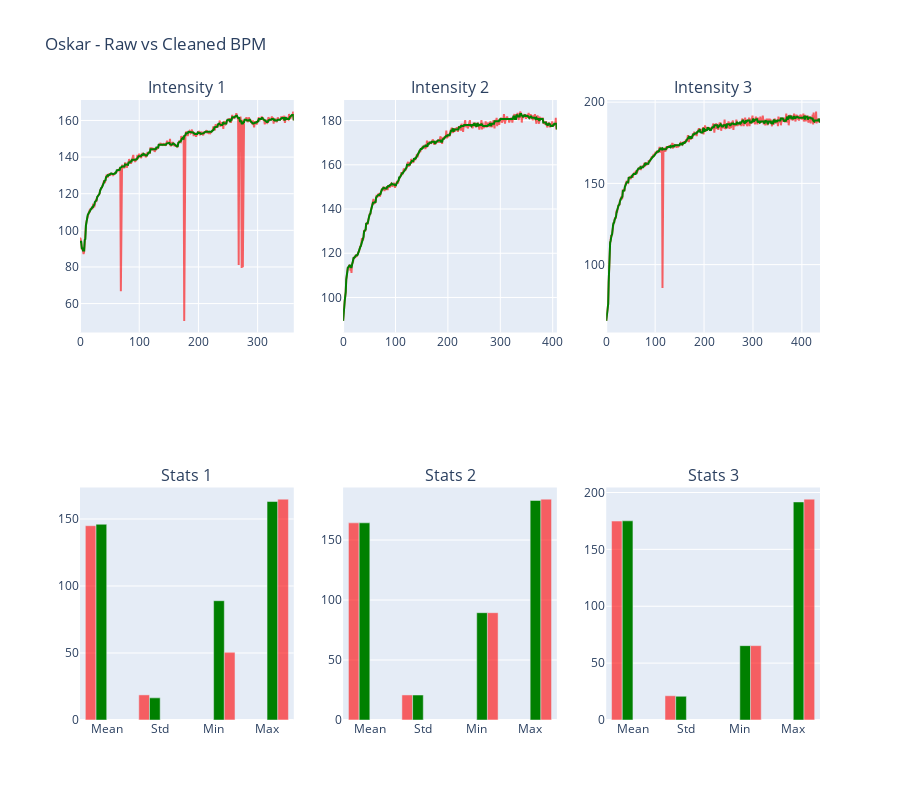
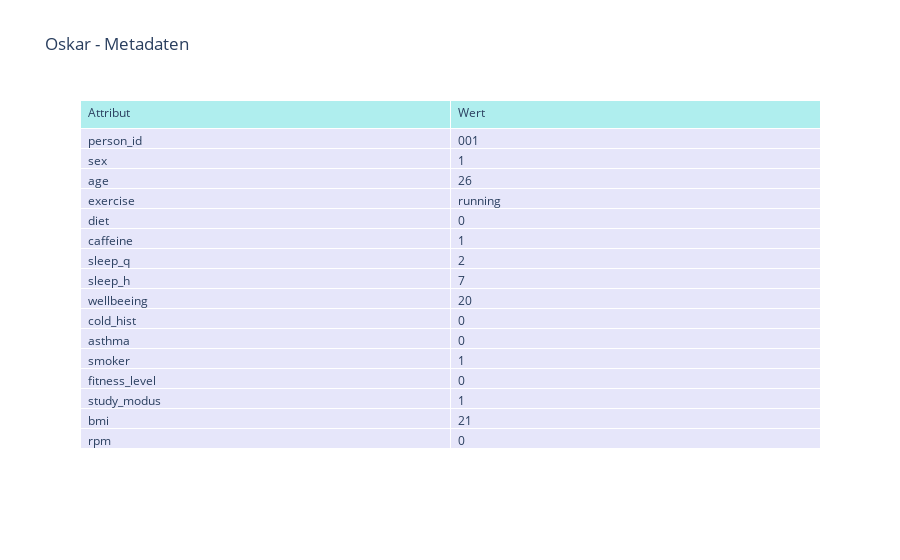
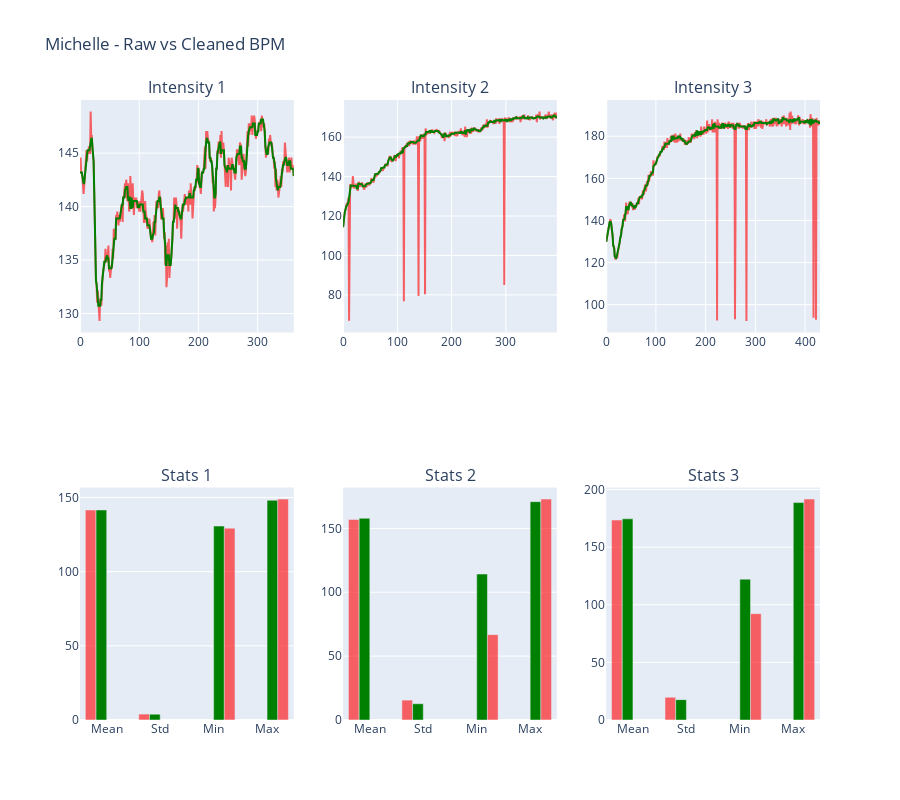
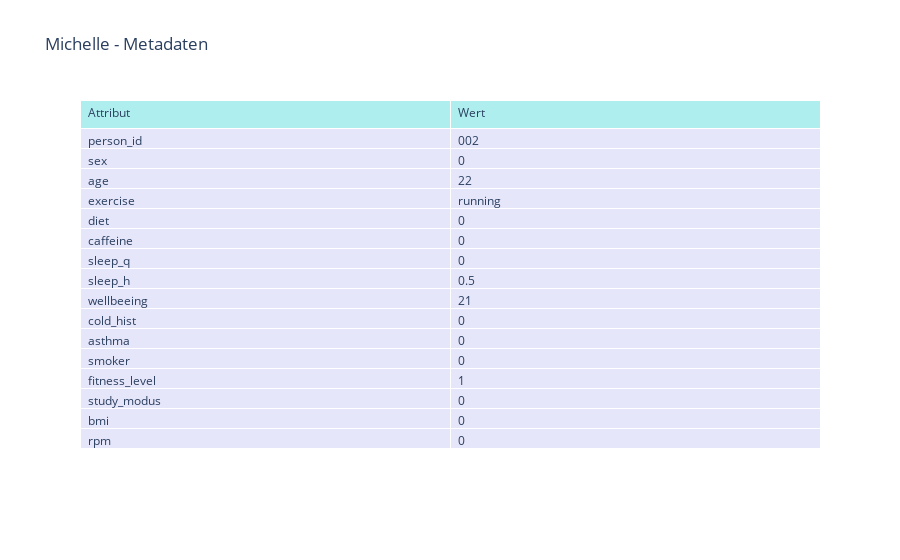

Notebook cell for these charts, in order:
### Code cell
def plot_comparison(person, zhaw_id, data):
    fig = make_subplots(
        rows=2, cols=3, 
        subplot_titles=[f"Intensity {d['intensity']}" for d in data] + [f"Stats {d['intensity']}" for d in data], 
        specs=[[{'type': 'scatter'}, {'type': 'scatter'}, {'type': 'scatter'}], 
               [{'type': 'bar'}, {'type': 'bar'}, {'type': 'bar'}]]
    )
    
    for i, d in enumerate(data, 1):
        fig.add_trace(
            go.Scatter(y=d['raw'], name=f"Raw {d['intensity']}", opacity=0.6, line=dict(color='red')), 
            row=1, col=i
        )
        fig.add_trace(
            go.Scatter(y=d['clean'], name=f"Clean {d['intensity']}", line=dict(color='green')), 
            row=1, col=i
        )
        fig.add_trace(
            go.Bar(x=['Mean', 'Std'], y=[d['mean_raw'], d['std_raw']], 
                   name=f"Raw {d['intensity']}", marker=dict(color='red'), opacity=0.6), 
            row=2, col=i
        )
        fig.add_trace(
            go.Bar(x=['Mean', 'Std'], y=[d['mean_clean'], d['std_clean']], 
                   name=f"Clean {d['intensity']}", marker=dict(color='green')), 
            row=2, col=i
        )
        fig.add_trace(
            go.Bar(x=['Min', 'Max'], y=[min(d['clean']), max(d['clean'])], 
                   name=f"Clean {d['intensity']}", marker=dict(color='green')), 
            row=2, col=i
        )
        fig.add_trace(
            go.Bar(x=['Min', 'Max'], y=[min(d['raw']), max(d['raw'])], 
                   name=f"Raw {d['intensity']}", marker=dict(color='red'), opacity=0.6), 
            row=2, col=i
        )
    fig.update_layout(height=800, title_text=f"{person.capitalize()} - Raw vs Cleaned BPM", showlegend=False)
    fig.show()

print("=== Datenaufbereitung & Vergleich ===\n")

def plot_info_table_plotly(person, zhaw_id):
    metadata = METADATA[person]
    table = go.Figure(data=[go.Table(
        header=dict(values=["Attribut", "Wert"], fill_color='paleturquoise', align='left'),
        cells=dict(values=[[k for k in metadata.keys()], [v for v in metadata.values()]], fill_color='lavender', align='left')
    )])
    table.update_layout(title_text=f"{person.capitalize()} - Metadaten")
    table.show()

for person, zhaw_id in ZHAW_KUERZEL.items():
    print(f"Processing {person.capitalize()}...")
    data = process_person(person, zhaw_id)
    plot_comparison(person, zhaw_id, data)
    plot_info_table_plotly(person, zhaw_id)
    print()

print("✅ Datenaufbereitung abgeschlossen!")

### Figure 1 — Plotly figure (JSON) as saved in the notebook; plotly's stock layout.template omitted (floating-point values rounded to 4 significant figures; data arrays with more than 128 entries replaced by an {"elided": "..."} marker saying what was removed)
{"data": [{"line": {"color": "red"}, "name": "Raw 1", "opacity": 0.6, "type": "scatter", "xaxis": "x", "y": {"elided": "362 float values"}, "yaxis": "y"}, {"line": {"color": "green"}, "name": "Clean 1", "type": "scatter", "xaxis": "x", "y": {"elided": "362 float values"}, "yaxis": "y"}, {"marker": {"color": "red"}, "name": "Raw 1", "opacity": 0.6, "type": "bar", "x": ["Mean", "Std"], "xaxis": "x4", "y": [145.0, 18.73], "yaxis": "y4"}, {"marker": {"color": "green"}, "name": "Clean 1", "type": "bar", "x": ["Mean", "Std"], "xaxis": "x4", "y": [146.1, 16.53], "yaxis": "y4"}, {"marker": {"color": "green"}, "name": "Clean 1", "type": "bar", "x": ["Min", "Max"], "xaxis": "x4", "y": [89.02, 163.0], "yaxis": "y4"}, {"marker": {"color": "red"}, "name": "Raw 1", "opacity": 0.6, "type": "bar", "x": ["Min", "Max"], "xaxis": "x4", "y": [50.55, 164.8], "yaxis": "y4"}, {"line": {"color": "red"}, "name": "Raw 2", "opacity": 0.6, "type": "scatter", "xaxis": "x2", "y": {"elided": "409 float values"}, "yaxis": "y2"}, {"line": {"color": "green"}, "name": "Clean 2", "type": "scatter", "xaxis": "x2", "y": {"elided": "409 float values"}, "yaxis": "y2"}, {"marker": {"color": "red"}, "name": "Raw 2", "opacity": 0.6, "type": "bar", "x": ["Mean", "Std"], "xaxis": "x5", "y": [164.3, 20.87], "yaxis": "y5"}, {"marker": {"color": "green"}, "name": "Clean 2", "type": "bar", "x": ["Mean", "Std"], "xaxis": "x5", "y": [164.3, 20.81], "yaxis": "y5"}, {"marker": {"color": "green"}, "name": "Clean 2", "type": "bar", "x": ["Min", "Max"], "xaxis": "x5", "y": [89.42, 182.9], "yaxis": "y5"}, {"marker": {"color": "red"}, "name": "Raw 2", "opacity": 0.6, "type": "bar", "x": ["Min", "Max"], "xaxis": "x5", "y": [89.42, 184.0], "yaxis": "y5"}, {"line": {"color": "red"}, "name": "Raw 3", "opacity": 0.6, "type": "scatter", "xaxis": "x3", "y": {"elided": "438 float values"}, "yaxis": "y3"}, {"line": {"color": "green"}, "name": "Clean 3", "type": "scatter", "xaxis": "x3", "y": {"elided": "438 float values"}, "yaxis": "y3"}, {"marker": {"color": "red"}, "name": "Raw 3", "opacity": 0.6, "type": "bar", "x": ["Mean", "Std"], "xaxis": "x6", "y": [174.9, 21.31], "yaxis": "y6"}, {"marker": {"color": "green"}, "name": "Clean 3", "type": "bar", "x": ["Mean", "Std"], "xaxis": "x6", "y": [175.1, 20.84], "yaxis": "y6"}, {"marker": {"color": "green"}, "name": "Clean 3", "type": "bar", "x": ["Min", "Max"], "xaxis": "x6", "y": [65.36, 191.7], "yaxis": "y6"}, {"marker": {"color": "red"}, "name": "Raw 3", "opacity": 0.6, "type": "bar", "x": ["Min", "Max"], "xaxis": "x6", "y": [65.36, 194.2], "yaxis": "y6"}], "layout": {"annotations": [{"font": {"size": 16}, "showarrow": false, "text": "Intensity 1", "x": 0.1444, "xanchor": "center", "xref": "paper", "y": 1, "yanchor": "bottom", "yref": "paper"}, {"font": {"size": 16}, "showarrow": false, "text": "Intensity 2", "x": 0.5, "xanchor": "center", "xref": "paper", "y": 1, "yanchor": "bottom", "yref": "paper"}, {"font": {"size": 16}, "showarrow": false, "text": "Intensity 3", "x": 0.8556, "xanchor": "center", "xref": "paper", "y": 1, "yanchor": "bottom", "yref": "paper"}, {"font": {"size": 16}, "showarrow": false, "text": "Stats 1", "x": 0.1444, "xanchor": "center", "xref": "paper", "y": 0.375, "yanchor": "bottom", "yref": "paper"}, {"font": {"size": 16}, "showarrow": false, "text": "Stats 2", "x": 0.5, "xanchor": "center", "xref": "paper", "y": 0.375, "yanchor": "bottom", "yref": "paper"}, {"font": {"size": 16}, "showarrow": false, "text": "Stats 3", "x": 0.8556, "xanchor": "center", "xref": "paper", "y": 0.375, "yanchor": "bottom", "yref": "paper"}], "height": 800, "showlegend": false, "title": {"text": "Oskar - Raw vs Cleaned BPM"}, "xaxis": {"anchor": "y", "domain": [0, 0.2889]}, "xaxis2": {"anchor": "y2", "domain": [0.3556, 0.6444]}, "xaxis3": {"anchor": "y3", "domain": [0.7111, 1]}, "xaxis4": {"anchor": "y4", "domain": [0, 0.2889]}, "xaxis5": {"anchor": "y5", "domain": [0.3556, 0.6444]}, "xaxis6": {"anchor": "y6", "domain": [0.7111, 1]}, "yaxis": {"anchor": "x", "domain": [0.625, 1]}, "yaxis2": {"anchor": "x2", "domain": [0.625, 1]}, "yaxis3": {"anchor": "x3", "domain": [0.625, 1]}, "yaxis4": {"anchor": "x4", "domain": [0, 0.375]}, "yaxis5": {"anchor": "x5", "domain": [0, 0.375]}, "yaxis6": {"anchor": "x6", "domain": [0, 0.375]}}}

### Figure 2 — Plotly figure (JSON) as saved in the notebook; plotly's stock layout.template omitted (floating-point values rounded to 4 significant figures)
{"data": [{"cells": {"align": "left", "fill": {"color": "lavender"}, "values": [["person_id", "sex", "age", "exercise", "diet", "caffeine", "sleep_q", "sleep_h", "wellbeeing", "cold_hist", "asthma", "smoker", "fitness_level", "study_modus", "bmi", "rpm"], ["001", 1, 26, "running", 0, 1, 2, 7, 20, 0, 0, 1, 0, 1, 21, 0]]}, "header": {"align": "left", "fill": {"color": "paleturquoise"}, "values": ["Attribut", "Wert"]}, "type": "table"}], "layout": {"title": {"text": "Oskar - Metadaten"}}}

### Figure 3 — Plotly figure (JSON) as saved in the notebook; plotly's stock layout.template omitted (floating-point values rounded to 4 significant figures; data arrays with more than 128 entries replaced by an {"elided": "..."} marker saying what was removed)
{"data": [{"line": {"color": "red"}, "name": "Raw 1", "opacity": 0.6, "type": "scatter", "xaxis": "x", "y": {"elided": "362 float values"}, "yaxis": "y"}, {"line": {"color": "green"}, "name": "Clean 1", "type": "scatter", "xaxis": "x", "y": {"elided": "362 float values"}, "yaxis": "y"}, {"marker": {"color": "red"}, "name": "Raw 1", "opacity": 0.6, "type": "bar", "x": ["Mean", "Std"], "xaxis": "x4", "y": [141.6, 3.999], "yaxis": "y4"}, {"marker": {"color": "green"}, "name": "Clean 1", "type": "bar", "x": ["Mean", "Std"], "xaxis": "x4", "y": [141.6, 3.902], "yaxis": "y4"}, {"marker": {"color": "green"}, "name": "Clean 1", "type": "bar", "x": ["Min", "Max"], "xaxis": "x4", "y": [130.7, 148.1], "yaxis": "y4"}, {"marker": {"color": "red"}, "name": "Raw 1", "opacity": 0.6, "type": "bar", "x": ["Min", "Max"], "xaxis": "x4", "y": [129.3, 148.9], "yaxis": "y4"}, {"line": {"color": "red"}, "name": "Raw 2", "opacity": 0.6, "type": "scatter", "xaxis": "x2", "y": {"elided": "395 float values"}, "yaxis": "y2"}, {"line": {"color": "green"}, "name": "Clean 2", "type": "scatter", "xaxis": "x2", "y": {"elided": "395 float values"}, "yaxis": "y2"}, {"marker": {"color": "red"}, "name": "Raw 2", "opacity": 0.6, "type": "bar", "x": ["Mean", "Std"], "xaxis": "x5", "y": [157.0, 15.56], "yaxis": "y5"}, {"marker": {"color": "green"}, "name": "Clean 2", "type": "bar", "x": ["Mean", "Std"], "xaxis": "x5", "y": [157.9, 12.72], "yaxis": "y5"}, {"marker": {"color": "green"}, "name": "Clean 2", "type": "bar", "x": ["Min", "Max"], "xaxis": "x5", "y": [114.3, 170.9], "yaxis": "y5"}, {"marker": {"color": "red"}, "name": "Raw 2", "opacity": 0.6, "type": "bar", "x": ["Min", "Max"], "xaxis": "x5", "y": [66.82, 172.9], "yaxis": "y5"}, {"line": {"color": "red"}, "name": "Raw 3", "opacity": 0.6, "type": "scatter", "xaxis": "x3", "y": {"elided": "431 float values"}, "yaxis": "y3"}, {"line": {"color": "green"}, "name": "Clean 3", "type": "scatter", "xaxis": "x3", "y": {"elided": "431 float values"}, "yaxis": "y3"}, {"marker": {"color": "red"}, "name": "Raw 3", "opacity": 0.6, "type": "bar", "x": ["Mean", "Std"], "xaxis": "x6", "y": [173.5, 19.73], "yaxis": "y6"}, {"marker": {"color": "green"}, "name": "Clean 3", "type": "bar", "x": ["Mean", "Std"], "xaxis": "x6", "y": [174.6, 17.67], "yaxis": "y6"}, {"marker": {"color": "green"}, "name": "Clean 3", "type": "bar", "x": ["Min", "Max"], "xaxis": "x6", "y": [122.2, 188.7], "yaxis": "y6"}, {"marker": {"color": "red"}, "name": "Raw 3", "opacity": 0.6, "type": "bar", "x": ["Min", "Max"], "xaxis": "x6", "y": [92.31, 191.7], "yaxis": "y6"}], "layout": {"annotations": [{"font": {"size": 16}, "showarrow": false, "text": "Intensity 1", "x": 0.1444, "xanchor": "center", "xref": "paper", "y": 1, "yanchor": "bottom", "yref": "paper"}, {"font": {"size": 16}, "showarrow": false, "text": "Intensity 2", "x": 0.5, "xanchor": "center", "xref": "paper", "y": 1, "yanchor": "bottom", "yref": "paper"}, {"font": {"size": 16}, "showarrow": false, "text": "Intensity 3", "x": 0.8556, "xanchor": "center", "xref": "paper", "y": 1, "yanchor": "bottom", "yref": "paper"}, {"font": {"size": 16}, "showarrow": false, "text": "Stats 1", "x": 0.1444, "xanchor": "center", "xref": "paper", "y": 0.375, "yanchor": "bottom", "yref": "paper"}, {"font": {"size": 16}, "showarrow": false, "text": "Stats 2", "x": 0.5, "xanchor": "center", "xref": "paper", "y": 0.375, "yanchor": "bottom", "yref": "paper"}, {"font": {"size": 16}, "showarrow": false, "text": "Stats 3", "x": 0.8556, "xanchor": "center", "xref": "paper", "y": 0.375, "yanchor": "bottom", "yref": "paper"}], "height": 800, "showlegend": false, "title": {"text": "Michelle - Raw vs Cleaned BPM"}, "xaxis": {"anchor": "y", "domain": [0, 0.2889]}, "xaxis2": {"anchor": "y2", "domain": [0.3556, 0.6444]}, "xaxis3": {"anchor": "y3", "domain": [0.7111, 1]}, "xaxis4": {"anchor": "y4", "domain": [0, 0.2889]}, "xaxis5": {"anchor": "y5", "domain": [0.3556, 0.6444]}, "xaxis6": {"anchor": "y6", "domain": [0.7111, 1]}, "yaxis": {"anchor": "x", "domain": [0.625, 1]}, "yaxis2": {"anchor": "x2", "domain": [0.625, 1]}, "yaxis3": {"anchor": "x3", "domain": [0.625, 1]}, "yaxis4": {"anchor": "x4", "domain": [0, 0.375]}, "yaxis5": {"anchor": "x5", "domain": [0, 0.375]}, "yaxis6": {"anchor": "x6", "domain": [0, 0.375]}}}

### Figure 4 — Plotly figure (JSON) as saved in the notebook; plotly's stock layout.template omitted (floating-point values rounded to 4 significant figures)
{"data": [{"cells": {"align": "left", "fill": {"color": "lavender"}, "values": [["person_id", "sex", "age", "exercise", "diet", "caffeine", "sleep_q", "sleep_h", "wellbeeing", "cold_hist", "asthma", "smoker", "fitness_level", "study_modus", "bmi", "rpm"], ["002", 0, 22, "running", 0, 0, 0, 0.5, 21, 0, 0, 0, 1, 0, 0, 0]]}, "header": {"align": "left", "fill": {"color": "paleturquoise"}, "values": ["Attribut", "Wert"]}, "type": "table"}], "layout": {"title": {"text": "Michelle - Metadaten"}}}
